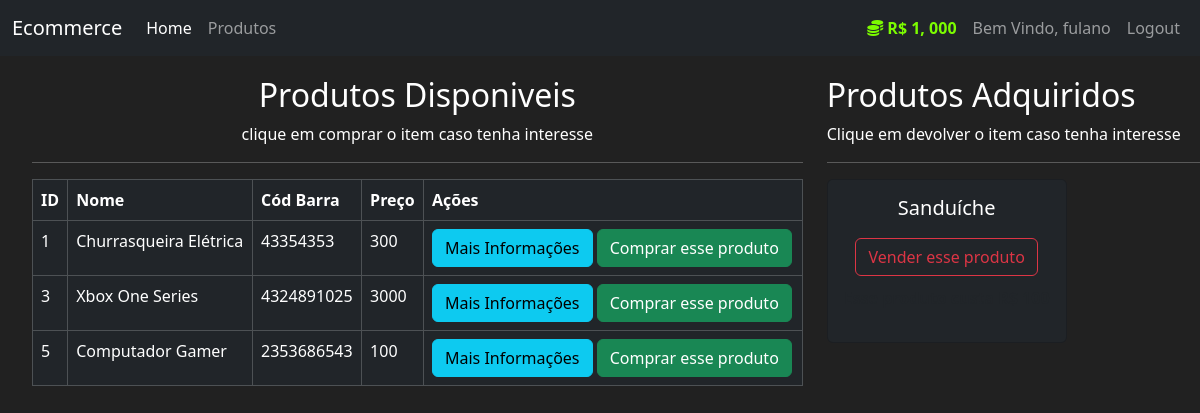
Page /produtos (signed in) on the committed database.
### mercado/models.py (models this page shows, shortened)
class User(db.Model, UserMixin):
    id = db.Column(db.Integer, primary_key=True)
    usuario = db.Column(db.String(length=30), nullable=False, unique = True)
    email = db.Column(db.String(length=50), nullable=False, unique = True)
    senha = db.Column(db.String(length=60), nullable=False, unique = True)
    valor = db.Column(db.Integer, nullable=False, default=5000)
    itens = db.relationship('Item', backref='dono_user',lazy=True)
    @property
    def formataValor(self):
        if len(str(self.valor)) >= 4:
            return f"R$ {str(self.valor)[:-3]}, {str(self.valor)[-3:]}"
        else:
            return f"R$ {self.valor}"
    @property
    def senhacrip(self):
        return self.senhacrip

class Item(db.Model):
    id = db.Column(db.Integer,primary_key=True)
    nome = db.Column(db.String(length=30),nullable=False, unique=True)
    preco = db.Column(db.Integer,nullable=False)
    cod_barra = db.Column(db.String(length=12),nullable=False, unique=True)
    descricao = db.Column(db.String(length=1024),nullable=False, unique=True)
    dono = db.Column(db.Integer, db.ForeignKey('user.id'))

### mercado/routes.py (the view, shortened to what this page needs)
@app.route('/produtos', methods=['GET', 'POST'])
@login_required
def page_produto():
    compra_form = CompraProdutoForm()
    venda_form = VendaProdutoForm()
    itens = Item.query.filter_by(dono=None)
    dono_itens = Item.query.filter_by(dono=current_user.id)
    return render_template("produtos.html", itens=itens, compra_form=compra_form, dono_itens=dono_itens, venda_form=venda_form)

### mercado/models.py (called while the page is built)
@login_manager.user_loader
def load_user(user_id):
    return User.query.get(int(user_id))

### mercado/templates/produtos.html (shortened to what this page needs)
{% extends 'base.html' %}
{% block conteudo %}
    <div class="row" style="margin-top: 20px; margin-left: 20px;">
        <div class="col-8">
            <h2 style="text-align: center;">Produtos Disponiveis</h2>
            <p style="text-align: center;">clique em comprar o item caso tenha interesse</p>
            <hr>
            <table class="table table-hover table-dark table-bordered">
                <thead>
                    <tr>
                        <th scope="col">ID</th>
                        <th scope="col">Nome</th>
                        <th scope="col">Cód Barra</th>
                        <th scope="col">Preço</th>
                        <th scope="col">Ações</th>
                    </tr>
                </thead>
                <tbody>
                    {% for item in itens %}
                    <tr>
                        <td>{{item.id}}</td>
                        <td>{{item.nome}}</td>
                        <td>{{item.cod_barra}}</td>
                        <td>{{item.preco}}</td>
                        <td>
                            <button data-bs-toggle="modal" data-bs-target="#exampleModal-{{item.id}}" class="btn btn-outline btn-info">Mais Informações</button>
                            <button data-bs-toggle="modal" data-bs-target="#exampleModalCompra-{{item.id}}" class="btn btn-outline btn-success">Comprar esse produto</button>
                        </td>
                    </tr>
                    {% endfor %}
                </tbody>
            </table>
        </div>
        <div class="col-4">
            <h2>Produtos Adquiridos</h2>
            <p>Clique em devolver o item caso tenha interesse</p>
            <hr>
            {% for dono_item in dono_itens %}
              <div class="col-md-6">
                <div class="card text-center bg-dark" style="width: 15rem;">
                  <div class="card-body">
                    <h5 class="card-title" style="color: white;">{{dono_item.nome}}</h5>
                    <button style="margin-bottom: 10px; margin-top: 10px;" data-bs-toggle="modal" data-bs-target="#exampleModalVenda-{{ dono_item.id }}" class="btn btn-outline-danger" type="button">
                      Vender esse produto
                    </button>
                    <p>
                      <strong>
                      </strong>
                    </p>
                  </div>
                </div>
              </div>
            {% endfor %}
          </div>
      </div>
{% endblock %}

### mercado/templates/base.html (shortened to what this page needs)
<!DOCTYPE html>
<html lang="en">
<head>
    <link rel="stylesheet" href="https://cdn.jsdelivr.net/npm/bootstrap@5.3.3/dist/css/bootstrap.min.css"
        rel="stylesheet"
>
</head>
<body>
    <nav class="navbar navbar-expand-lg navbar-dark bg-dark">
        <div class="container-fluid">
            <a class="navbar-brand" href="#">Ecommerce</a>
            <div class="collapse navbar-collapse" id="navbarSupportedContent">
                <div class="navbar-nav me-auto">
                    <a class="nav-link active" aria-current="page" href="{{url_for('page_home')}}">Home</a>
                    <a class="nav-link" href="{{url_for('page_produto')}}">Produtos</a>
                </div>
                {% if current_user.is_authenticated %}
                <div class="navbar-nav ms-auto">
                    <a class="nav-link" style="color:lawngreen; font-weight: bold;">
                        <i class="fas fa-coins"></i>
                        {{ current_user.formataValor }}
                    </a>
                    <a class="nav-link">Bem Vindo, {{ current_user.usuario }}</a>
                    <a class="nav-link" href="{{url_for('page_logout')}}">Logout</a>
                </div>
                {% else %}
                <div class="navbar-nav ms-auto">
                    <a class="nav-link" href="{{url_for('page_login')}}">Login</a>
                    <a class="nav-link" href="{{url_for('page_cadastro')}}">Cadastro</a>
                </div>
                {% endif %}
            </div>
        </div>
    </nav>
    {% block conteudo %}
    {% endblock %}
</body>
</html>

### mercado/templates/base.html (style rules this page uses)
body { background-color: #212121; color: white; }

### rows in the picture
User: formataValor "R$ 1, 000", usuario "fulano"
Item: id "1", nome "Churrasqueira Elétrica", cod_barra "43354353", preco "300"
Item: id "3", nome "Xbox One Series", cod_barra "4324891025", preco "3000"
Item: id "5", nome "Computador Gamer", cod_barra "2353686543", preco "100"
Item: nome "Sanduíche"
